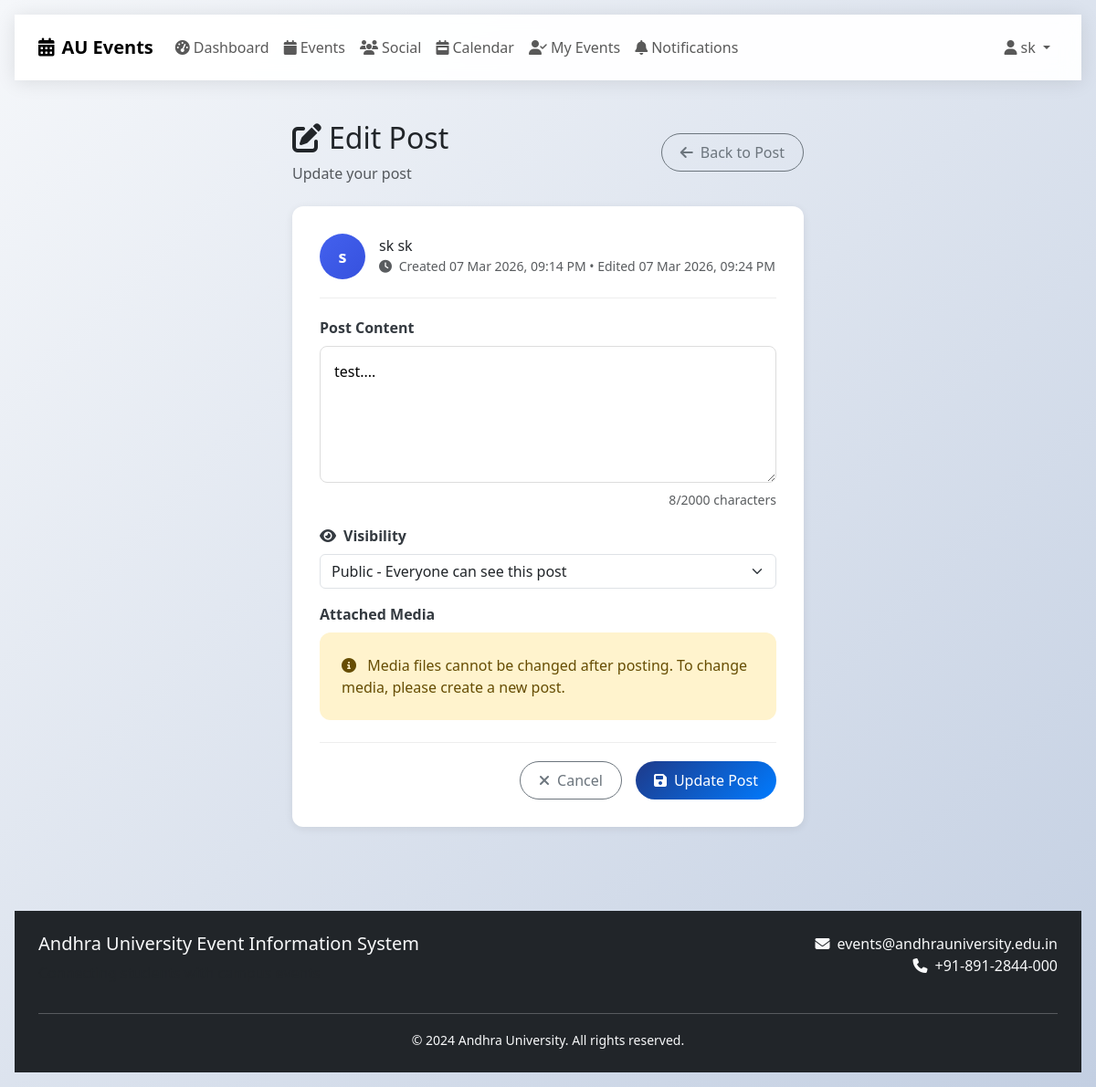
Page /social/post/1/edit (signed in) on the earlier database version.
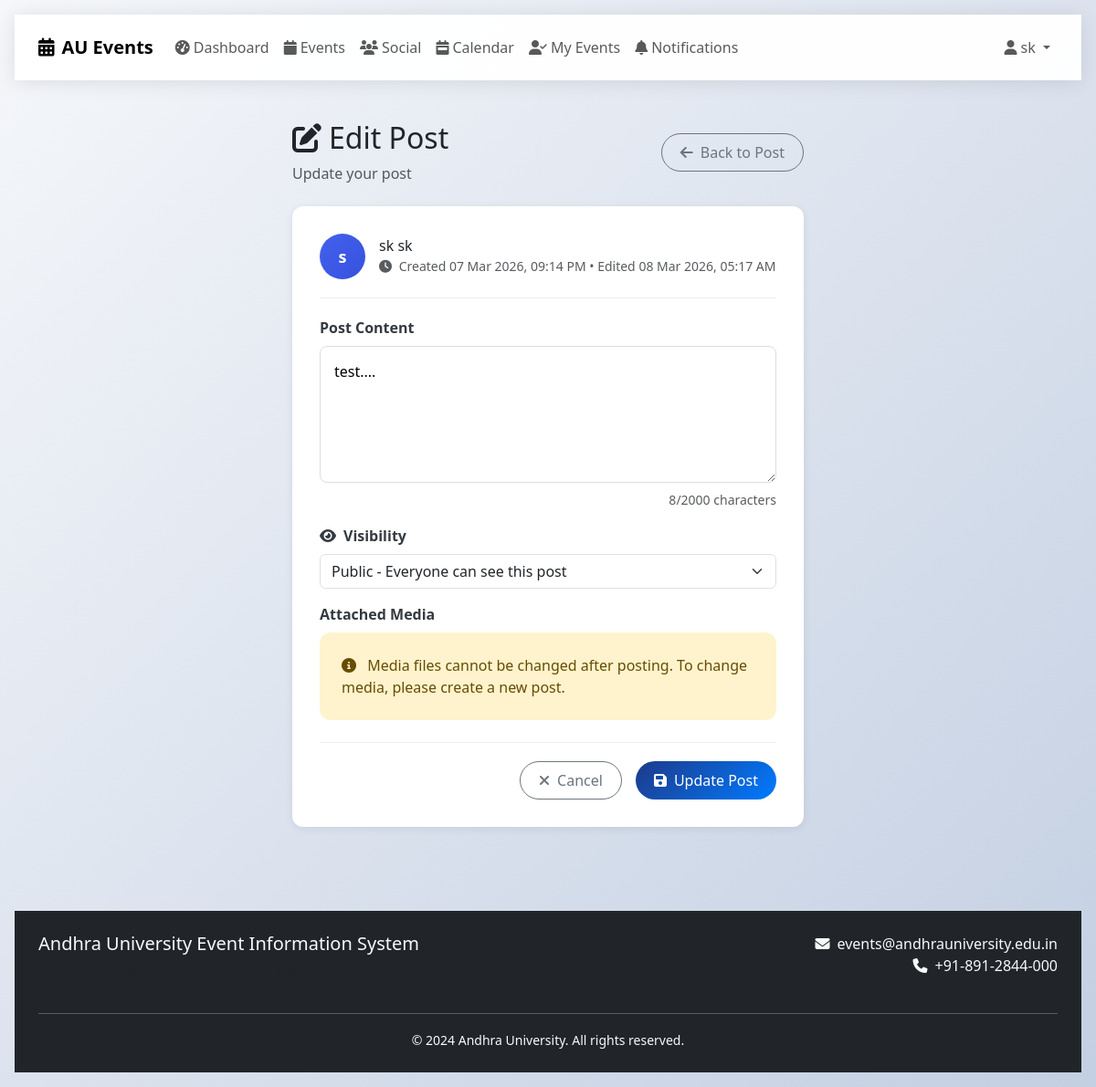
Same page on the later database version.
### models/social.py (models this page shows, shortened)
class Post(db.Model):
    __tablename__ = 'posts'
    id = db.Column(db.Integer, primary_key=True)
    content = db.Column(db.Text, nullable=False)
    media_type = db.Column(db.String(20), nullable=True)  # image, video, document
    media_url = db.Column(db.String(255), nullable=True)
    media_thumbnail = db.Column(db.String(255), nullable=True)
    author_id = db.Column(db.Integer, nullable=False)
    author_type = db.Column(db.String(20), nullable=False)  # student, admin
    event_id = db.Column(db.Integer, db.ForeignKey('events.id'), nullable=True)
    created_at = db.Column(db.DateTime, default=datetime.utcnow, nullable=False)
    updated_at = db.Column(db.DateTime, default=datetime.utcnow, onupdate=datetime.utcnow)
    is_active = db.Column(db.Boolean, default=True)
    is_pinned = db.Column(db.Boolean, default=False)
    is_university_post = db.Column(db.Boolean, default=False)  # Admin-only university posts
    is_announcement = db.Column(db.Boolean, default=False)     # Official announcements
    visibility = db.Column(db.String(20), default='public')  # public, department, private
    likes_count = db.Column(db.Integer, default=0)
    comments_count = db.Column(db.Integer, default=0)
    shares_count = db.Column(db.Integer, default=0)
    views_count = db.Column(db.Integer, default=0)
    likes = db.relationship('PostLike', backref='post', lazy='dynamic', cascade='all, delete-orphan')
    comments = db.relationship('PostComment', backref='post', lazy='dynamic', cascade='all, delete-orphan')
    shares = db.relationship('PostShare', backref='post', lazy='dynamic', cascade='all, delete-orphan')
    @property
    def author(self):
        if self.author_type == 'student':
            from models.user import Student
            return Student.query.get(self.author_id)
        elif self.author_type == 'admin':
            from models.user import Admin
            return Admin.query.get(self.author_id)
        return None
    @property
    def event(self):
        if self.event_id:
            from models.event import Event
            return Event.query.get(self.event_id)
        return None
    def can_edit(self, user):
        if not user or not user.is_authenticated:
            return False
        if (user.id == self.author_id and
            user.__class__.__name__.lower() == self.author_type):
            return True
        return user.__class__.__name__.lower() == 'admin'

### models/user.py (models this page shows, shortened)
class User(UserMixin, db.Model):
    __abstract__ = True
    id = db.Column(db.Integer, primary_key=True)
    email = db.Column(db.String(120), unique=True, nullable=False, index=True)
    password_hash = db.Column(db.String(255), nullable=False)
    created_at = db.Column(db.DateTime, default=datetime.utcnow)
    is_active = db.Column(db.Boolean, default=True)

class Student(User):
    __tablename__ = 'students'
    student_id = db.Column(db.String(20), unique=True, nullable=False, index=True)
    first_name = db.Column(db.String(50), nullable=False)
    last_name = db.Column(db.String(50), nullable=False)
    department = db.Column(db.String(100), nullable=False, index=True)
    year = db.Column(db.Integer, nullable=False)
    phone_number = db.Column(db.String(15))
    event_registrations = db.relationship('EventRegistration', backref='student', lazy='dynamic', cascade='all, delete-orphan')
    feedbacks = db.relationship('EventFeedback', backref='student', lazy='dynamic', cascade='all, delete-orphan')
    notifications = db.relationship('Notification', backref='student', lazy='dynamic', cascade='all, delete-orphan')
    @property
    def unread_notifications_count(self):
        return self.notifications.filter_by(is_read=False).count()

### routes/social.py (the view, shortened to what this page needs)
@social_bp.route('/post/<int:post_id>/edit', methods=['GET', 'POST'])
@login_required
def edit_post(post_id):
    post = Post.query.get_or_404(post_id)
    if not post.can_edit(current_user):
        flash('You do not have permission to edit this post', 'error')
        return redirect(url_for('social.post_details', post_id=post_id))
    return render_template(mobile_template('social/edit_post.html'), post=post)

### utils/mobile_detector.py (called while the page is built, shortened)
def mobile_template(template_name, mobile_template=None):
    return MobileDetector.get_template_name(template_name, mobile_template)

def mobile_context_processor():
    return {
        'is_mobile_device': MobileDetector.is_mobile(),
        'device_type': MobileDetector.get_device_type(),
        'mobile_css_classes': MobileDetector.get_css_classes(),
        'viewport_meta': MobileDetector.get_viewport_meta()
    }

    @classmethod
    def is_mobile(cls):
        user_agent = request.headers.get('User-Agent', '')
        if cls.MOBILE_AGENTS.search(user_agent):
            return True
        if cls.TABLET_AGENTS.search(user_agent):
            return True
        if 'Mobile' in request.headers.get('User-Agent', ''):
            return True
        if request.args.get('mobile', '').lower() == 'true':
            return True
        screen_width = request.args.get('width', type=int)
        if screen_width and screen_width <= 768:
            return True
        return False

    @classmethod
    def get_template_name(cls, base_template, mobile_template=None):
        if not cls.is_mobile():
            return base_template

### templates/social/edit_post.html (shortened to what this page needs)
{% extends "base.html" %}
{% block content %}
<div class="container">
    <div class="edit-post-container">
        <div class="d-flex justify-content-between align-items-center mb-4">
            <div>
                <h2><i class="fas fa-edit me-2"></i>Edit Post</h2>
                <p class="text-muted mb-0">Update your post</p>
            </div>
            <a href="{{ url_for('social.post_details', post_id=post.id) }}" class="btn btn-outline-secondary">
                <i class="fas fa-arrow-left me-2"></i>Back to Post
            </a>
        </div>
        <form method="POST" class="post-form">
            <div class="user-info">
                <div class="user-avatar">
                    {{ post.author.first_name[0] if post.author else 'U' }}
                </div>
                <div>
                    <h6 class="mb-0">{{ post.author.first_name }} {{ post.author.last_name if post.author else 'Unknown' }}</h6>
                    <small class="text-muted">
                        <i class="fas fa-clock me-1"></i>
                        Created {{ post.created_at.strftime('%d %b %Y, %I:%M %p') }}
                        {% if post.updated_at != post.created_at %}
                        • Edited {{ post.updated_at.strftime('%d %b %Y, %I:%M %p') }}
                        {% endif %}
                    </small>
                </div>
            </div>
            <div class="mb-3">
                <label for="content" class="form-label">Post Content</label>
                <textarea name="content" class="post-textarea"
                          maxlength="2000" required>{{ post.content }}</textarea>
                <div class="text-end">
                    <small class="text-muted">
                        <span id="charCount">{{ post.content|length }}</span>/2000 characters
                    </small>
                </div>
            </div>
            <div class="mb-3">
                <label for="visibility" class="form-label">
                    <i class="fas fa-eye me-2"></i>Visibility
                </label>
                <select name="visibility" class="form-select">
                    <option value="public" {{ 'selected' if post.visibility == 'public' else '' }}>
                        <i class="fas fa-globe"></i> Public - Everyone can see this post
                    </option>
                </select>
            </div>
            {% if post.media_url %}
            <div class="mb-3">
                <label class="form-label">Attached Media</label>
                <div class="alert alert-warning">
                    <i class="fas fa-info-circle me-2"></i>
                    Media files cannot be changed after posting. To change media, please create a new post.
                </div>
            </div>
            {% endif %}
            <div class="submit-section">
                <a href="{{ url_for('social.post_details', post_id=post.id) }}" class="btn btn-outline-secondary">
                    <i class="fas fa-times me-2"></i>Cancel
                </a>
                <button type="submit" class="btn btn-primary">
                    <i class="fas fa-save me-2"></i>Update Post
                </button>
            </div>
        </form>
    </div>
</div>
{% endblock %}

Differences in the rows shown:
changed Post "sk": updated_at "07 Mar 2026, 09:24 PM" → "08 Mar 2026, 05:17 AM"
